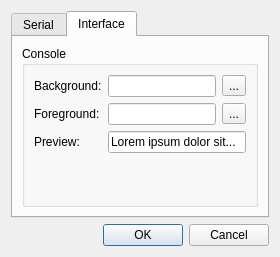
<?xml version="1.0" encoding="UTF-8"?>
<ui version="4.0">
 <class>PreferencesDialog</class>
 <widget class="QDialog" name="PreferencesDialog">
  <property name="geometry">
   <rect>
    <x>0</x>
    <y>0</y>
    <width>308</width>
    <height>274</height>
   </rect>
  </property>
  <property name="windowTitle">
   <string>Preferences</string>
  </property>
  <property name="sizeGripEnabled">
   <bool>false</bool>
  </property>
  <property name="modal">
   <bool>true</bool>
  </property>
  <layout class="QGridLayout" name="gridLayout">
   <property name="sizeConstraint">
    <enum>QLayout::SetFixedSize</enum>
   </property>
   <item row="0" column="0">
    <widget class="QTabWidget" name="tabs">
     <property name="sizePolicy">
      <sizepolicy hsizetype="Fixed" vsizetype="Fixed">
       <horstretch>0</horstretch>
       <verstretch>0</verstretch>
      </sizepolicy>
     </property>
     <property name="currentIndex">
      <number>1</number>
     </property>
     <widget class="QWidget" name="tab_serial">
      <attribute name="title">
       <string>Serial</string>
      </attribute>
     </widget>
     <widget class="QWidget" name="tab_interface">
      <attribute name="title">
       <string>Interface</string>
      </attribute>
      <layout class="QGridLayout" name="gridLayout_2">
       <item row="0" column="0">
        <widget class="QGroupBox" name="console_layout">
         <property name="title">
          <string>Console</string>
         </property>
         <layout class="QGridLayout" name="gridLayout_3">
          <item row="1" column="2">
           <widget class="QToolButton" name="button_console_fg">
            <property name="focusPolicy">
             <enum>Qt::NoFocus</enum>
            </property>
            <property name="text">
             <string>...</string>
            </property>
           </widget>
          </item>
          <item row="1" column="0">
           <widget class="QLabel" name="label_console_fg">
            <property name="text">
             <string>Foreground:</string>
            </property>
           </widget>
          </item>
          <item row="2" column="0">
           <widget class="QLabel" name="label_console_preview">
            <property name="text">
             <string>Preview:</string>
            </property>
           </widget>
          </item>
          <item row="0" column="1">
           <widget class="QLineEdit" name="console_bg">
            <property name="sizePolicy">
             <sizepolicy hsizetype="Minimum" vsizetype="Fixed">
              <horstretch>0</horstretch>
              <verstretch>0</verstretch>
             </sizepolicy>
            </property>
            <property name="focusPolicy">
             <enum>Qt::StrongFocus</enum>
            </property>
           </widget>
          </item>
          <item row="0" column="0">
           <widget class="QLabel" name="label_console_bg">
            <property name="text">
             <string>Background:</string>
            </property>
           </widget>
          </item>
          <item row="0" column="2">
           <widget class="QToolButton" name="button_console_bg">
            <property name="focusPolicy">
             <enum>Qt::NoFocus</enum>
            </property>
            <property name="text">
             <string>...</string>
            </property>
           </widget>
          </item>
          <item row="3" column="0" colspan="3">
           <spacer name="spacer">
            <property name="orientation">
             <enum>Qt::Vertical</enum>
            </property>
            <property name="sizeHint" stdset="0">
             <size>
              <width>20</width>
              <height>40</height>
             </size>
            </property>
           </spacer>
          </item>
          <item row="1" column="1">
           <widget class="QLineEdit" name="console_fg">
            <property name="sizePolicy">
             <sizepolicy hsizetype="Maximum" vsizetype="Fixed">
              <horstretch>0</horstretch>
              <verstretch>0</verstretch>
             </sizepolicy>
            </property>
            <property name="focusPolicy">
             <enum>Qt::StrongFocus</enum>
            </property>
           </widget>
          </item>
          <item row="2" column="1" colspan="2">
           <widget class="QLineEdit" name="console_preview">
            <property name="sizePolicy">
             <sizepolicy hsizetype="MinimumExpanding" vsizetype="Fixed">
              <horstretch>0</horstretch>
              <verstretch>0</verstretch>
             </sizepolicy>
            </property>
            <property name="focusPolicy">
             <enum>Qt::NoFocus</enum>
            </property>
            <property name="text">
             <string>Lorem ipsum dolor sit...</string>
            </property>
            <property name="readOnly">
             <bool>true</bool>
            </property>
           </widget>
          </item>
         </layout>
        </widget>
       </item>
      </layout>
     </widget>
    </widget>
   </item>
   <item row="1" column="0">
    <widget class="QDialogButtonBox" name="buttons">
     <property name="focusPolicy">
      <enum>Qt::TabFocus</enum>
     </property>
     <property name="orientation">
      <enum>Qt::Horizontal</enum>
     </property>
     <property name="standardButtons">
      <set>QDialogButtonBox::Cancel|QDialogButtonBox::Ok</set>
     </property>
    </widget>
   </item>
  </layout>
 </widget>
 <resources/>
 <connections>
  <connection>
   <sender>buttons</sender>
   <signal>accepted()</signal>
   <receiver>PreferencesDialog</receiver>
   <slot>accept()</slot>
   <hints>
    <hint type="sourcelabel">
     <x>248</x>
     <y>254</y>
    </hint>
    <hint type="destinationlabel">
     <x>157</x>
     <y>274</y>
    </hint>
   </hints>
  </connection>
  <connection>
   <sender>buttons</sender>
   <signal>rejected()</signal>
   <receiver>PreferencesDialog</receiver>
   <slot>reject()</slot>
   <hints>
    <hint type="sourcelabel">
     <x>316</x>
     <y>260</y>
    </hint>
    <hint type="destinationlabel">
     <x>286</x>
     <y>274</y>
    </hint>
   </hints>
  </connection>
 </connections>
</ui>
